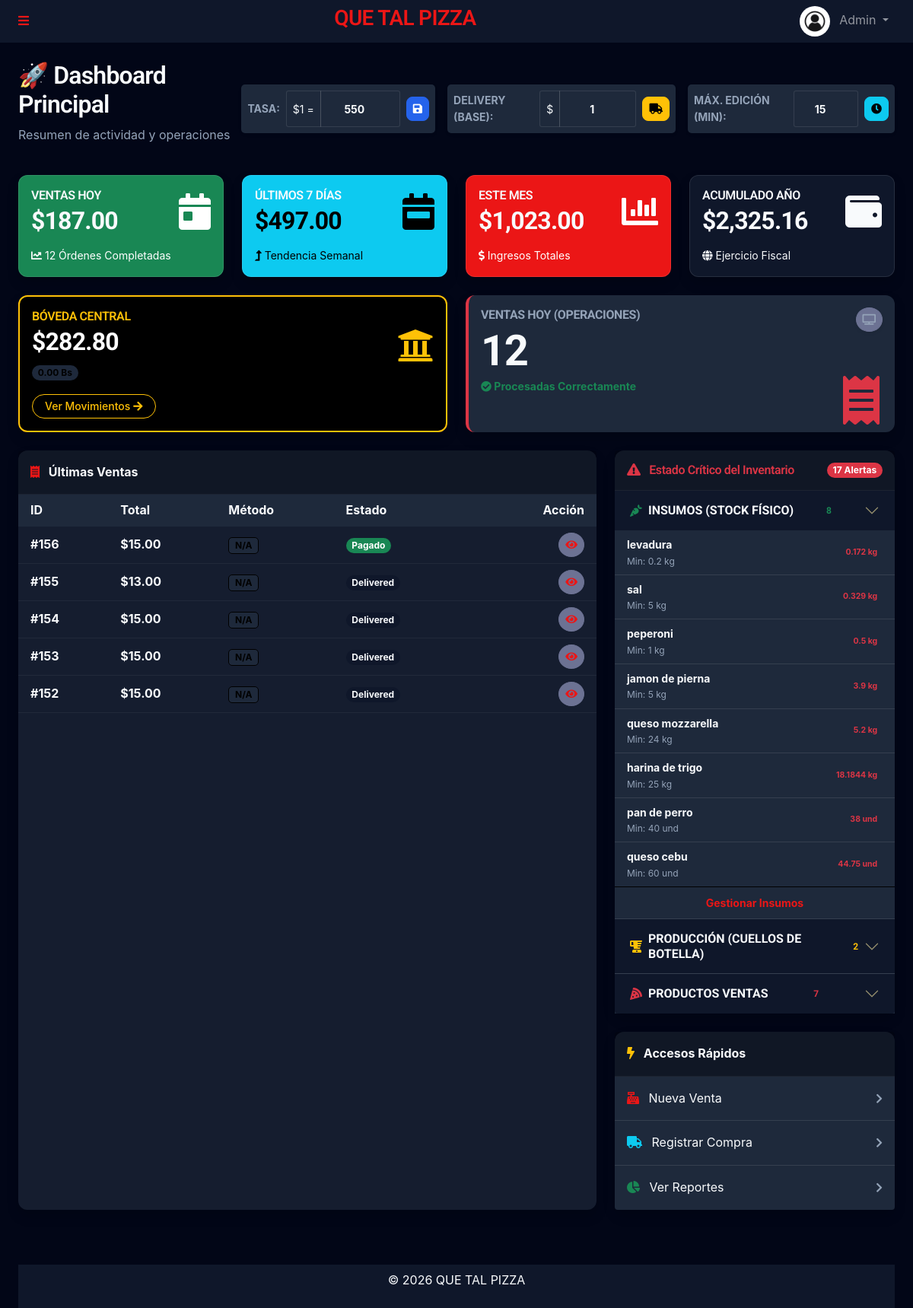
Screenshot of /admin/index.php (signed in) with the database file from the repository.
### tables this page shows
CREATE TABLE `company_vault` (
  `id` int(11) NOT NULL,
  `balance_usd` decimal(12,2) DEFAULT 0.00,
  `balance_ves` decimal(12,2) DEFAULT 0.00,
  `last_updated` timestamp NULL DEFAULT current_timestamp() ON UPDATE current_timestamp()
);

CREATE TABLE `users` (
  `id` int(11) NOT NULL,
  `name` varchar(100) NOT NULL,
  `email` varchar(150) NOT NULL,
  `password` varchar(255) NOT NULL,
  `phone` varchar(20) NOT NULL,
  `document_id` varchar(50) NOT NULL,
  `address` text NOT NULL,
  `role` enum('admin','user') NOT NULL DEFAULT 'user',
  `profile_pic` varchar(255) DEFAULT 'default.jpg',
  `balance` decimal(10,2) DEFAULT 0.00,
  `salary_amount` decimal(20,6) NOT NULL DEFAULT 0.000000,
  `salary_frequency` enum('weekly','biweekly','monthly') NOT NULL DEFAULT 'monthly',
  `job_role` enum('manager','kitchen','cashier','delivery','other') NOT NULL DEFAULT 'other',
  `reset_token` varchar(255) DEFAULT NULL,
  `token_expiry` datetime DEFAULT NULL,
  `created_at` timestamp NULL DEFAULT current_timestamp(),
  `updated_at` timestamp NULL DEFAULT current_timestamp() ON UPDATE current_timestamp()
);

CREATE TABLE `product_components` (
  `id` int(11) NOT NULL,
  `product_id` int(11) NOT NULL,
  `component_type` enum('raw','manufactured','product') NOT NULL,
  `component_id` int(11) NOT NULL,
  `quantity` decimal(10,4) NOT NULL
);

### admin/index.php (the view, shortened to what the rows shown need)
<?php
require_once '../templates/autoload.php';
$vaultBalance = $vaultManager->getBalance();
$ventasDia = $orderManager->getTotalVentasDia();
$countVentasDia = $orderManager->getCountVentasDia();
$ventasSemana = $orderManager->getTotalVentasSemana();
$ventasMes = $orderManager->getTotalVentasMes();
$ventasAnio = $orderManager->getTotalVentasAnio();
$lowProducts = $productManager->getLowStockProducts();
$lowMaterials = $rawMaterialManager->getLowStockMaterials();
$lowManufactured = $productionManager->getLowStockManufactured();
$ultimasVentas = $orderManager->getUltimosPedidos(5);
require_once '../templates/header.php';
?>
<div class="container-fluid mt-4 px-4">
    <div class="d-flex justify-content-between align-items-center mb-4">
        <div>
            <h2>🚀 Dashboard Principal</h2>
        </div>
    </div>
    <div class="row g-4 mb-4">
        <div class="col-xl-3 col-md-6">
            <div class="card bg-success text-white h-100 shadow">
                <div class="card-body">
                    <div class="d-flex justify-content-between align-items-center">
                        <div>
                            <h2 class="mb-0 fw-bold">$<?= number_format($ventasDia, 2) ?></h2>
                        </div>
                    </div>
                </div>
            </div>
        </div>
        <div class="col-xl-3 col-md-6">
            <div class="card bg-info text-white h-100 shadow">
                <div class="card-body">
                    <div class="d-flex justify-content-between align-items-center">
                        <div>
                            <h2 class="mb-0 fw-bold">$<?= number_format($ventasSemana, 2) ?></h2>
                        </div>
                    </div>
                </div>
            </div>
        </div>
        <div class="col-xl-3 col-md-6">
            <div class="card bg-primary text-white h-100 shadow">
                <div class="card-body">
                    <div class="d-flex justify-content-between align-items-center">
                        <div>
                            <h2 class="mb-0 fw-bold">$<?= number_format($ventasMes, 2) ?></h2>
                        </div>
                    </div>
                </div>
            </div>
        </div>
        <div class="col-xl-3 col-md-6">
            <div class="card bg-secondary text-white h-100 shadow">
                <div class="card-body">
                    <div class="d-flex justify-content-between align-items-center">
                        <div>
                            <h2 class="mb-0 fw-bold">$<?= number_format($ventasAnio, 2) ?></h2>
                        </div>
                    </div>
                </div>
            </div>
        </div>
    </div>
    <div class="row g-4 mb-4">
        <div class="col-xl-6 col-md-6">
            <div class="card bg-dark text-white h-100 shadow border-2 border-warning">
                <div class="card-body">
                    <div class="d-flex justify-content-between align-items-center">
                        <div>
                            <h6 class="text-uppercase mb-1 text-warning">Bóveda Central</h6>
                            <h2 class="mb-0 fw-bold text-white">$<?= number_format($vaultBalance['balance_usd'], 2) ?>
                            </h2>
                            <div class="mt-2">
                                <span class="badge bg-light text-dark rounded-pill">
                                    <?= number_format($vaultBalance['balance_ves'], 2) ?> Bs
                                </span>
                            </div>
                        </div>
                    </div>
                </div>
            </div>
        </div>
        <div class="col-xl-6 col-md-6">
            <div class="card bg-white h-100 shadow border-0 border-start border-4 border-danger">
                <div class="card-body">
                    <div class="d-flex justify-content-between align-items-start">
                        <div>
                            <h1 class="display-4 fw-bold text-dark mb-0"><?= $countVentasDia ?></h1>
                        </div>
                    </div>
                </div>
            </div>
        </div>
    </div>
    <div class="row g-4 mb-5">
        <div class="col-lg-8">
            <div class="card shadow h-100 border-0">
                <div class="table-responsive">
                    <table class="table table-hover mb-0 align-middle">
                        <thead class="bg-light">
                            <tr>
                                <th class="border-0 ps-3">ID</th>
                                <th class="border-0">Total</th>
                                <th class="border-0">Método</th>
                                <th class="border-0">Estado</th>
                                <th class="border-0 text-end pe-3">Acción</th>
                            </tr>
                        </thead>
                        <tbody>
                            <?php foreach ($ultimasVentas as $venta): ?>
                                <tr>
                                    <td class="fw-bold ps-3">#<?= $venta['id'] ?></td>
                                    <td class="text-success fw-bold">$<?= number_format($venta['total_price'], 2) ?></td>
                                    <td><span
                                            class="badge bg-light text-dark border"><?= $venta['payment_method'] ?? 'N/A' ?></span>
                                    </td>
                                    <td>
                                        <?php
                                        $statusClass = match ($venta['status']) {
                                            'paid' => 'bg-success',
                                            'pending' => 'bg-warning text-dark',
                                            'cancelled' => 'bg-danger',
                                            default => 'bg-secondary'
                                        };
                                        $statusLabel = match ($venta['status']) {
                                            'paid' => 'Pagado',
                                            'pending' => 'Pendiente',
                                            'cancelled' => 'Cancelado',
                                            default => ucfirst($venta['status'])
                                        };
                                        ?>
                                        <span class="badge <?= $statusClass ?> rounded-pill"><?= $statusLabel ?></span>
                                    </td>
                                    <td class="text-end pe-3">
                                        <a href="ver_venta.php?id=<?= $venta['id'] ?>"
                                            class="btn btn-sm btn-light text-primary rounded-circle">
                                            <i class="fa fa-eye"></i>
                                        </a>
                                    </td>
                                </tr>
                            <?php endforeach; ?>
                        </tbody>
                    </table>
                </div>
            </div>
        </div>
        <div class="col-lg-4">
            <div class="card shadow mb-4 border-0">
                <div class="card-body p-0">
                    <div class="accordion accordion-flush" id="accordionStock">
                        <div class="accordion-item">
                            <h2 class="accordion-header">
                                <button class="accordion-button collapsed fw-bold text-muted small text-uppercase" type="button" data-bs-toggle="collapse" data-bs-target="#flush-collapseOne">
                                    <i class="fa fa-carrot me-2 text-success"></i> Insumos (Stock Físico)
                                    <span class="badge bg-success-subtle text-success ms-auto"><?= count($lowMaterials) ?></span>
                                </button>
                            </h2>
                            <div id="flush-collapseOne" class="accordion-collapse collapse show" data-bs-parent="#accordionStock">
                                <div class="accordion-body p-0">
                                    <?php if (empty($lowMaterials)): ?>
                                        <div class="p-3 text-center small text-muted">Todo en orden</div>
                                    <?php else: ?>
                                        <ul class="list-group list-group-flush small">
                                            <?php foreach ($lowMaterials as $m): ?>
                                                <li class="list-group-item d-flex justify-content-between align-items-center px-3">
                                                    <div>
                                                        <div class="fw-bold text-dark"><?= htmlspecialchars($m['name']) ?></div>
                                                        <div class="text-muted" style="font-size: 0.75rem;">Min: <?= floatval($m['min_stock']) ?> <?= $m['unit'] ?></div>
                                                    </div>
                                                    <div class="badge bg-danger-subtle text-danger rounded-pill">
                                                        <?= floatval($m['stock_quantity']) ?> <?= $m['unit'] ?>
                                                    </div>
                                                </li>
                                            <?php endforeach; ?>
                                        </ul>
                                    <?php endif; ?>
                                </div>
                            </div>
                        </div>
                        <div class="accordion-item">
                            <h2 class="accordion-header">
                                <button class="accordion-button collapsed fw-bold text-muted small text-uppercase" type="button" data-bs-toggle="collapse" data-bs-target="#flush-collapseTwo">
                                    <i class="fa fa-blender me-2 text-warning"></i> Producción (Cuellos de Botella)
                                    <span class="badge bg-warning-subtle text-warning ms-auto"><?= count($lowManufactured) ?></span>
                                </button>
                            </h2>
                        </div>
                        <div class="accordion-item">
                            <h2 class="accordion-header">
                                <button class="accordion-button collapsed fw-bold text-muted small text-uppercase" type="button" data-bs-toggle="collapse" data-bs-target="#flush-collapseThree">
                                    <i class="fa fa-pizza-slice me-2 text-danger"></i> Productos Ventas
                                    <span class="badge bg-danger-subtle text-danger ms-auto"><?= count($lowProducts) ?></span>
                                </button>
                            </h2>
                        </div>
                    </div>
                </div>
            </div>
        </div>
    </div>
</div>
<?php require_once '../templates/footer.php'; ?>

### rows the page displays
company_vault: balance_usd "282.80", balance_ves "0.00"
users: id "156", total_price "15.00", payment_method "N/A", statusLabel "Pagado", id "155", total_price "13.00", statusLabel "Delivered", id "154", id "153", id "152"
product_components: name "peperoni", min_stock "1", unit "kg", stock_quantity "0.5"
product_components: name "jamon de pierna", min_stock "5", unit "kg", stock_quantity "3.9"
product_components: name "queso mozzarella", min_stock "24", unit "kg", stock_quantity "5.2"
product_components: name "harina de trigo", min_stock "25", unit "kg", stock_quantity "18.1844"
product_components: name "pan de perro", min_stock "40", unit "und", stock_quantity "38"

### other values shown
$GLOBALS['site_name'] "QUE TAL PIZZA"
$user_role "Admin"
$ventasDia "187.00"
$countVentasDia "12"
$ventasSemana "497.00"
$ventasMes "1,023.00"
$ventasAnio "2,325.16"
$stockCritico "17"
count($lowMaterials) "8"
$m['name'] "levadura"
$m['min_stock'] "0.2"
$m['unit'] "kg"
$m['stock_quantity'] "0.172"
$m['name'] "sal"
$m['min_stock'] "5"
